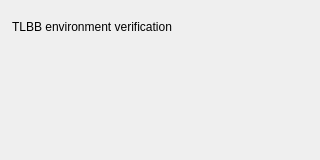
<?xml version="1.0" encoding="UTF-8"?>
<ui version="4.0">
 <class>EnvironmentPanel</class>
 <widget class="QWidget" name="EnvironmentPanel">
  <property name="geometry"><rect><x>0</x><y>0</y><width>320</width><height>160</height></rect></property>
  <widget class="QLabel" name="statusLabel">
   <property name="geometry"><rect><x>12</x><y>12</y><width>280</width><height>30</height></rect></property>
   <property name="text"><string>TLBB environment verification</string></property>
  </widget>
 </widget>
 <resources/>
 <connections/>
</ui>
